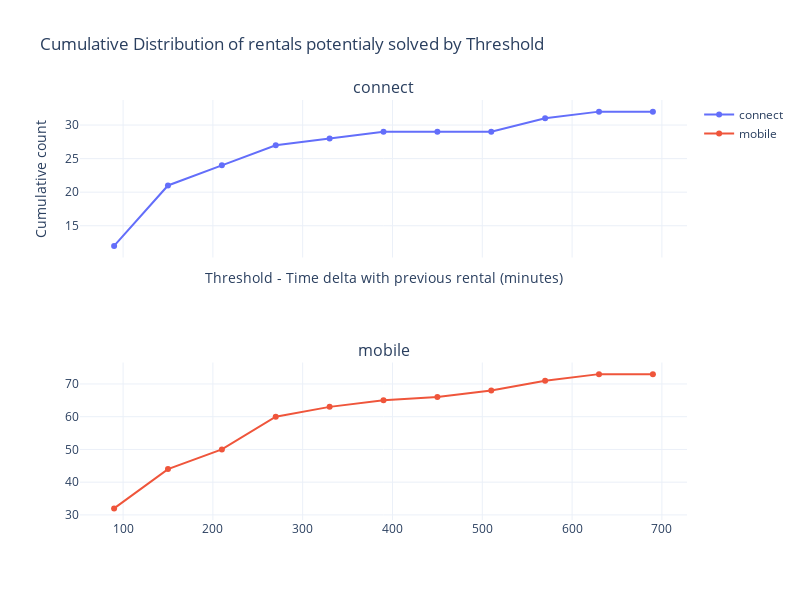

Notebook cell for this chart:
### Code cell
n = 12  # Number of values
step = 60
custom_bins = np.arange(step, (n + 1) * step, step)
bin_midpoints = 0.5 * (custom_bins[:-1] + custom_bins[1:])

# Prepare subplot layout
scopes = sorted(drivers_late_next_checking_threshold_dtf["checkin_type"].unique())
n_rows = len(scopes)

fig = make_subplots(
    rows=n_rows,
    cols=1,
    shared_xaxes=True,
    subplot_titles=[scope for scope in scopes]
)

# Add traces
for i, scope in enumerate(scopes):
    data = drivers_late_next_checking_threshold_dtf[drivers_late_next_checking_threshold_dtf["checkin_type"] == scope]["min_delay_between_rentals"]
    hist, _ = np.histogram(data, bins=custom_bins, density=False)
    cumulative_counts = np.cumsum(hist)
    proportions = cumulative_counts / cumulative_counts[-1]  # Normalize to 1

    fig.add_trace(
        go.Scatter(
            x=bin_midpoints,
            y=cumulative_counts,
            mode='lines+markers',
            name=scope,
            showlegend=True
        ),
        row=i+1,
        col=1
    )

# Layout
fig.update_layout(
    height=300 * n_rows,
    width=800,
    title_text="Cumulative Distribution of rentals potentialy solved by Threshold",
    xaxis_title="Threshold - Time delta with previous rental (minutes)",
    yaxis_title="Cumulative count",
    template="plotly_white"
)

fig.show()

### Figure 1 — Plotly figure (JSON) as saved in the notebook; plotly's stock layout.template omitted (floating-point values rounded to 4 significant figures)
{"data": [{"mode": "lines+markers", "name": "connect", "showlegend": true, "type": "scatter", "x": [90, 150, 210, 270, 330, 390, 450, 510, 570, 630, 690], "xaxis": "x", "y": [12, 21, 24, 27, 28, 29, 29, 29, 31, 32, 32], "yaxis": "y"}, {"mode": "lines+markers", "name": "mobile", "showlegend": true, "type": "scatter", "x": [90, 150, 210, 270, 330, 390, 450, 510, 570, 630, 690], "xaxis": "x2", "y": [32, 44, 50, 60, 63, 65, 66, 68, 71, 73, 73], "yaxis": "y2"}], "layout": {"annotations": [{"font": {"size": 16}, "showarrow": false, "text": "connect", "x": 0.5, "xanchor": "center", "xref": "paper", "y": 1, "yanchor": "bottom", "yref": "paper"}, {"font": {"size": 16}, "showarrow": false, "text": "mobile", "x": 0.5, "xanchor": "center", "xref": "paper", "y": 0.375, "yanchor": "bottom", "yref": "paper"}], "height": 600, "title": {"text": "Cumulative Distribution of rentals potentialy solved by Threshold"}, "width": 800, "xaxis": {"anchor": "y", "domain": [0, 1], "matches": "x2", "showticklabels": false, "title": {"text": "Threshold - Time delta with previous rental (minutes)"}}, "xaxis2": {"anchor": "y2", "domain": [0, 1]}, "yaxis": {"anchor": "x", "domain": [0.625, 1], "title": {"text": "Cumulative count"}}, "yaxis2": {"anchor": "x2", "domain": [0, 0.375]}}}
